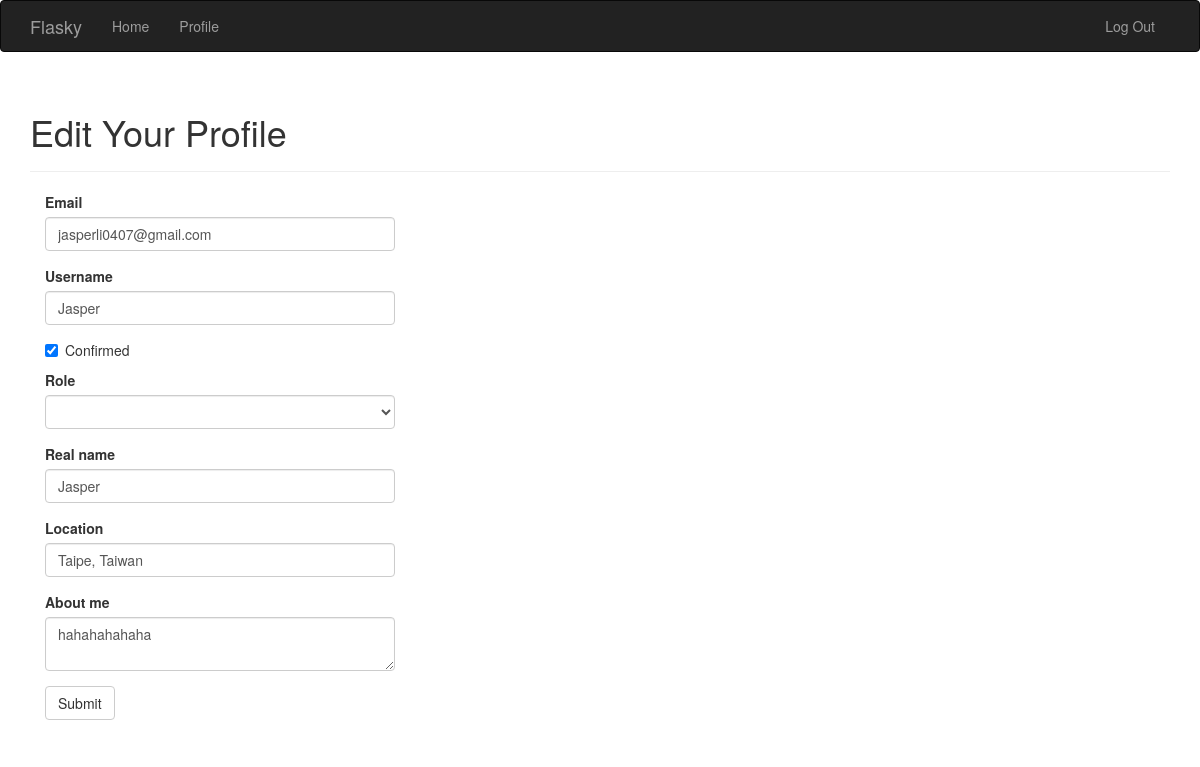
The page /edit-profile/2 (signed in) on the database its author committed.
### app/models.py (models this page shows, shortened)
class User(UserMixin, db.Model):
    __tablename__ = 'users'
    __table_args__ = {'extend_existing': True}
    id = db.Column(db.Integer, primary_key=True)
    email = db.Column(db.String(64), unique=True, index=True)
    username = db.Column(db.String(64), unique=True, index=True)
    role_id = db.Column(db.Integer, db.ForeignKey('roles.id'))
    password_hash = db.Column(db.String(128))
    confirmed = db.Column(db.Boolean, default=False)
    name = db.Column(db.String(64))
    location = db.Column(db.String(64))
    about_me = db.Column(db.Text())
    member_since = db.Column(db.DateTime(), default=datetime.utcnow)
    last_seen = db.Column(db.DateTime(), default=datetime.utcnow)
    def can(self, perm):
        return self.role is not None and self.role.has_permission(perm)
    def ping(self):
        self.last_seen = datetime.utcnow()
        db.session.add(self)
        db.session.commit()
    @property
    def password(self):
        raise AttributeError('password is not a readable attribute')

### app/main/views.py (the view, shortened to what this page needs)
@main.route('/edit-profile/<int:id>', methods=['GET', 'POST'])
@login_required
@admin_required
def edit_profile_admin(id):
    user = User.query.get_or_404(id)
    form = EditprofileAdminForm(user=user)
    form.email.data = user.email
    form.username.data = user.username
    form.confiremd.data = user.confirmed
    form.role.data = user.role_id
    form.name.data = user.name
    form.location.data = user.location
    form.about_me.data = user.about_me
    return  render_template('edit_profile.html', form=form, user=user)

### app/main/forms.py (shortened to what this page needs)
class EditprofileAdminForm(FlaskForm):
    email = StringField('Email', validators=[DataRequired(), Length(1,64), Email()])
    username = StringField('Username', validators=[
        DataRequired(), Length(1,64),
        Regexp('^[A-Za-z][A-Za-z0-9_.]*$', 0,
               'Usernames must have only letters, numbers, dots or '
               'underscores')])
    confiremd = BooleanField('Confirmed')
    role = SelectField('Role', coerce=int)
    name = StringField('Real name', validators=[Length(1,64)])
    location = StringField('Location', validators=[Length(1,64)])
    about_me = TextAreaField('About me')
    submit = SubmitField('Submit')

### app/auth/views.py (called while the page is built)
@auth.before_app_request
def before_request():
    if current_user.is_authenticated:
        current_user.ping()
        if not current_user.confirmed \
                and request.endpoint \
                and request.blueprint != 'auth' \
                and request.endpoint != 'static':
            return redirect(url_for('auth.unconfirmed'))

### app/main/__init__.py (called while the page is built)
@main.app_context_processor
def inject_permissions():
    return dict(Permission=Permission)

### app/models.py (called while the page is built)
@login_manager.user_loader
def load_user(user_id):
    return User.query.get(int(user_id))

    def has_permission(self, perm):
        return self.permissions & perm == perm

### app/templates/edit_profile.html (shortened to what this page needs)
{% extends "base.html" %}
{% import "bootstrap/wtf.html" as wtf %}
{% block page_content %}
<div class="page-header">
    <h1>Edit Your Profile</h1>
</div>
<div class="col-md-4">
    {{ wtf.quick_form(form) }}
    <br>
</div>
{% endblock %}

### rows shown on the page
User: email "jasperli0407@gmail.com", username "Jasper", name "Jasper", location "Taipe, Taiwan", about_me "hahahahahaha"
